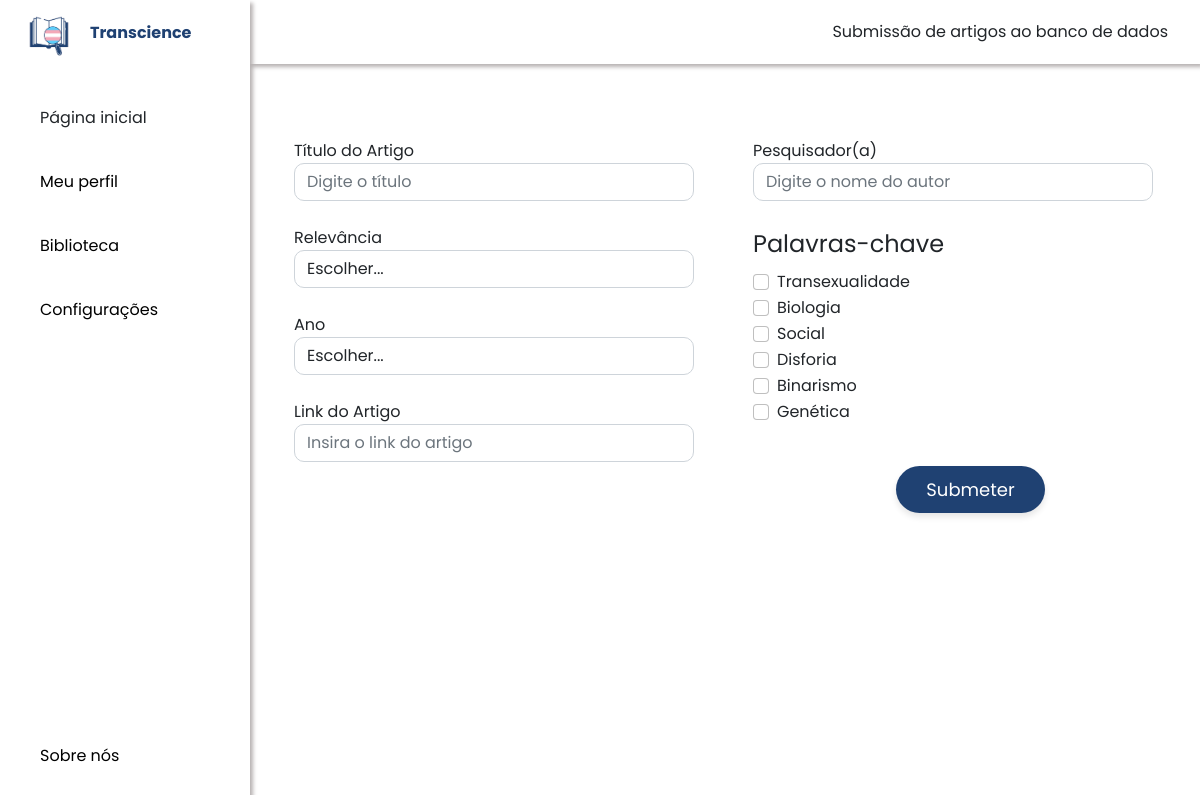
The app's page /auth/novoArtigo/ (signed in) with its own data.
### biblioteca/models.py (models this page shows, shortened)
class PalavraChave(models.Model):
    nome = models.CharField(max_length=100)

### login/views.py (the view, shortened to what this page needs)
# urls.py: path('novoArtigo/', views.novoArtigo, name='novoArtigo'),
@login_required(login_url="/auth/login/")
def novoArtigo(request):
    if request.method == "GET":
        relevancias = Relevancia.objects.all()
        anos = Ano.objects.all()
        palavras_chave = PalavraChave.objects.all()
        return render(request, 'biblioteca/cadastro_artigo.html', {
            'relevancias': relevancias,
            'anos': anos,
            'palavras_chave': palavras_chave
        })

### biblioteca/templates/biblioteca/cadastro_artigo.html (shortened to what this page needs)
{% load static %}
<!DOCTYPE html>
<html lang="pt-br">
<head>
    <link rel="stylesheet" href="{% static 'css/bootstrap.min.css' %}">
    <link rel="stylesheet" href="{% static 'fa/css/all.min.css' %}">
    <link rel="stylesheet" href="{% static 'biblioteca/style.css' %}">
</head>
<body id="body-pd">
<header class="header" id="header">
    <a>Submissão de artigos ao banco de dados</a>
</header>
<div class="l-navbar" id="nav-bar">
    <nav class="nav">
        <div>
            <a href="#" class="nav_logo">
                <img src="{% static 'biblioteca/images/logo.png' %}" alt="Logo" class="nav_logo-img">
                <span class="nav_logo-name">Transcience</span>
            </a>
            <div class="nav_list">
                <a href="{% url 'biblioteca:index' %}" class="nav_link active">
                    <span class="nav_name">Página inicial</span>
                </a>
                <a href="#" class="nav_link">
                    <span class="nav_name">Meu perfil</span>
                </a>
                <a href="#" class="nav_link">
                    <span class="nav_name">Biblioteca</span>
                </a>
                <a href="#" class="nav_link">
                    <span class="nav_name">Configurações</span>
                </a>
            </div>
        </div>
        <a href="#" class="nav_link">
            <span class="nav_name">Sobre nós</span>
        </a>
    </nav>
</div>
<div class="container mt-5">
    <form action="{% url 'novoArtigo' %}" method="POST">
        <div class="row">
            <div class="col-md-6">
                <div class="form-group">
                    <label for="titulo">Título do Artigo</label>
                    <input type="text" name="titulo" id="titulo" class="form-control" placeholder="Digite o título" required>
                </div>
                <div class="form-group">
                    <label for="relevancia">Relevância</label>
                    <select name="relevancia_id" id="relevancia" class="form-control" required>
                        <option selected disabled>Escolher...</option>
                    </select>
                </div>
                <div class="form-group">
                    <label for="ano">Ano</label>
                    <select name="ano_id" id="ano" class="form-control" required>
                        <option selected disabled>Escolher...</option>
                    </select>
                </div>
                <div class="form-group">
                    <label for="link">Link do Artigo</label>
                    <input type="url" name="link" id="link" class="form-control" placeholder="Insira o link do artigo" required>
                </div>
            </div>
            <div class="col-md-6">
                <div class="form-group">
                    <label for="autor">Pesquisador(a)</label>
                    <input type="text" name="autor" id="autor" class="form-control" placeholder="Digite o nome do autor" required>
                </div>
                <fieldset class="form-group">
                    <legend>Palavras-chave</legend>
                    <div class="row">
                        <div class="col-sm-12">
                            {% for palavra in palavras_chave %}
                            <div class="form-check">
                                <input class="form-check-input" type="checkbox" name="palavras_chave" id="palavra{{ palavra.id }}" value="{{ palavra.id }}">
                                <label class="form-check-label" for="palavra{{ palavra.id }}">
                                    {{ palavra.nome }}
                                </label>
                            </div>
                            {% endfor %}
                        </div>
                    </div>
                </fieldset>
                <div class="col-12 text-center mt-4">
                    <button type="submit" class="custom-button">Submeter</button>
                </div>
        </div>
    </form>
</div>
</body>
</html>

### biblioteca/static/biblioteca/style.css (style rules this page uses)
:root { --header-height: 3rem; --nav-width: 250px; --first-color: #ffffff; --first-color-light: #000000; --white-color: #ffffff; --normal-font-size: 1rem; --z-fixed: 100; --body-font: "Poppins", sans-serif; }
* { font-family: "Poppins", sans-serif; }
body { position: relative; font-family: var(--body-font); transition: .5s; margin: 0; padding: 0; }
a { text-decoration: none; }
.header { width: 100%; height: var(--header-height); position: fixed; top: 0; left: 0; display: flex; align-items: center; justify-content: space-between; padding: 0 1rem; background-color: #ffffff; z-index: var(--z-fixed); transition: .5s; box-shadow: 3px 3px 4px rgb(183, 178, 178); }
.l-navbar { position: fixed; top: 0; left: 0; width: var(--nav-width); height: 100vh; background-color: #ffffff; padding: 0; transition: .5s; z-index: var(--z-fixed); box-shadow: 3px 3px 4px rgb(183, 178, 178); }
.nav { height: 100%; display: flex; flex-direction: column; justify-content: space-between; overflow: hidden; margin-top: 0; }
.nav_logo, .nav_link { display: grid; grid-template-columns: max-content max-content; align-items: center; column-gap: 1rem; padding: .5rem 0 .5rem 1.5rem; }
.nav_logo { margin-bottom: 2rem; }
.nav_logo-name { color: #1F4172; font-weight: 700; }
.nav_link { position: relative; color: var(--first-color-light); margin-bottom: 1.5rem; transition: .3s; }
.nav_logo-img { width: 50px; height: 50px; white-space: nowrap; }
.active { color: var(--black-color); }
.active::before { content: ''; position: absolute; left: 0; width: 2px; height: 32px; background-color: var(--white-color); }
@media screen and (min-width: 768px) { body { margin: calc(var(--header-height) + 1rem) 0 0 0; padding-left: calc(var(--nav-width) + 2rem); } }
@media screen and (min-width: 768px) { .header { height: calc(var(--header-height) + 1rem); padding: 0 2rem 0 calc(var(--nav-width) + 2rem); } }
@media screen and (min-width: 768px) { .l-navbar { left: 0; padding: 0; margin: 0; } }
@media screen and (min-width: 768px) { .form-control { width: 400px; border-radius: 10px; } }
@media screen and (min-width: 768px) { .container { margin-top: 2rem; } }
@media screen and (min-width: 768px) { .row { margin-bottom: 1rem; } }
@media screen and (min-width: 768px) { .form-group { margin-bottom: 1rem; } }
@media screen and (min-width: 768px) { .custom-button { background-color: #1F4172; color: white; padding: 10px 30px; border: none; border-radius: 50px; font-size: 18px; box-shadow: 0px 4px 6px rgba(0, 0, 0, 0.1); transition: background-color 0.3s ease, transform 0.3s ease; } }
@media screen and (min-width: 768px) { .col-md-6 { margin-top: 50px; } }
@media screen and (min-width: 768px) { .form-group { margin-top: 25px; } }
@media screen and (min-width: 768px) { select { color: black; } }

### records on screen
PalavraChave: nome "Transexualidade"
PalavraChave: nome "Biologia"
PalavraChave: nome "Social"
PalavraChave: nome "Disforia"
PalavraChave: nome "Binarismo"
PalavraChave: nome "Genética"
